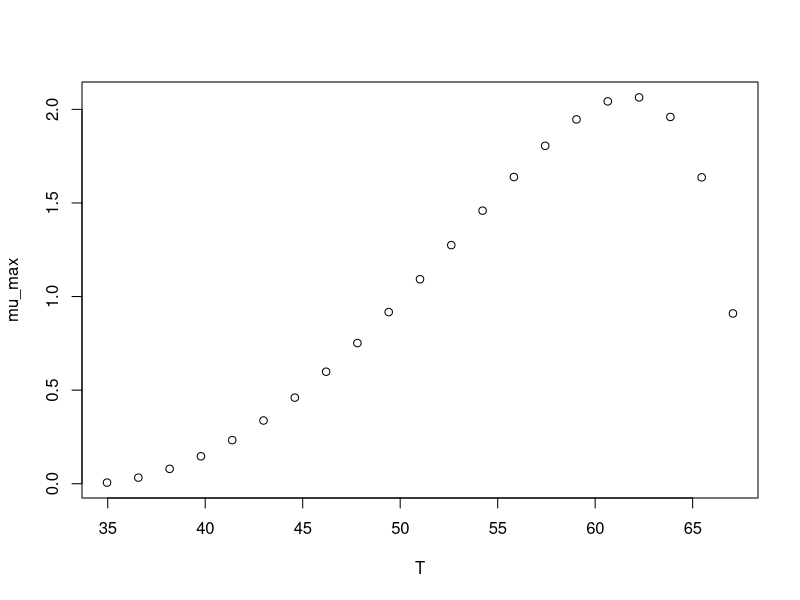

This chart was generated by the following R code:
#############################
# start of Parameter script
#############################
T <- seq(34.965034965035,67.067,length.out=21)
#############################
# end of Parameter script
#############################
############################# 
# start of Model script Gropin ID 835 
#############################
 
# constant coefficients for this model
 
variables <- data.frame(T)
argumentsPar <- expand.grid(variables)
 
# heart of the model
response_surface <- function(T) {
   mumax <-2.068*(((T-68.14)*((T-33.76)^2))/((61.82-33.76)*((61.82-33.76)*(T-61.82)-(61.82-68.14)*(61.82+33.76-2*T))))

return(mumax=mumax)
} 

# output parameters
mumax <- cbind(argumentsPar,response_surface(argumentsPar['T']))
colnames(mumax) <- c(colnames(argumentsPar),'mumax')
#############################
# End of Model script
#############################
############################# 
# start of Visualisation script Gropin ID 835 
#############################
plot(T,mumax$mumax,
                          xlab='T',
                          ylab='mu_max')
#############################
# End of Visualisation script
#############################
